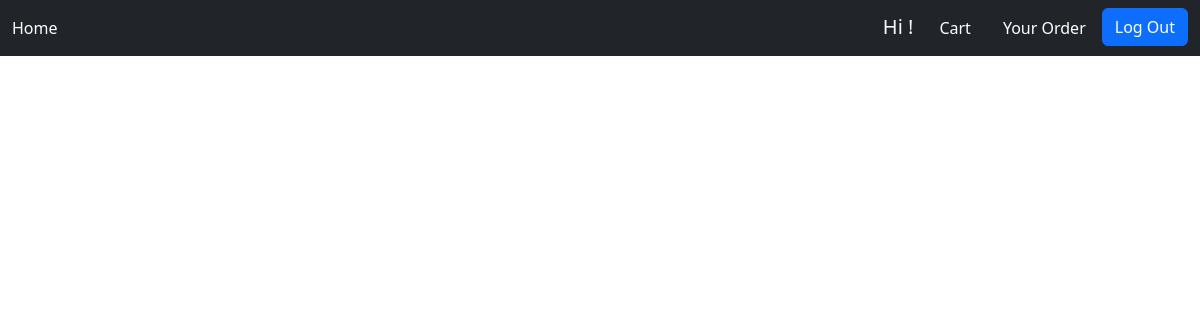
Before: /order/detailOrder/1 (signed in) with the older database file.
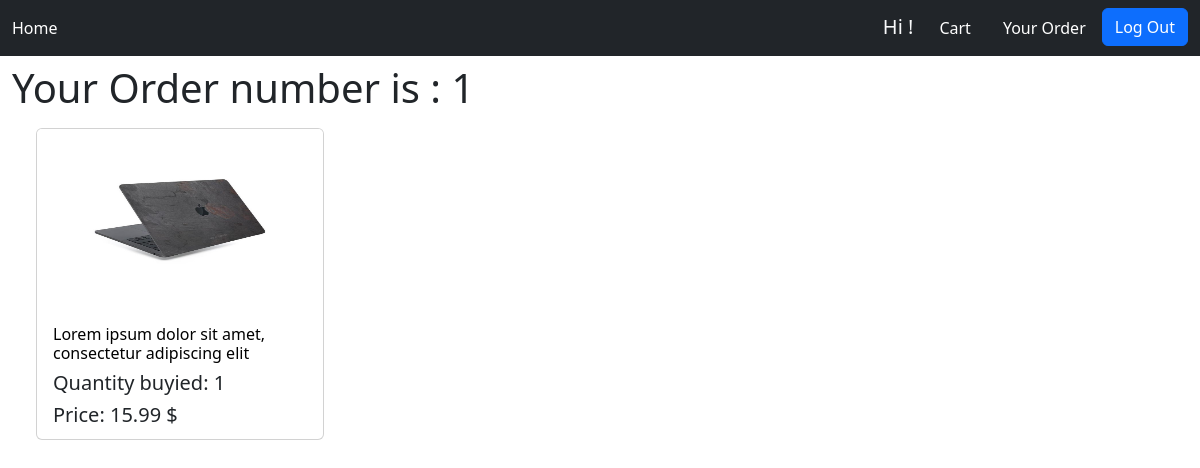
After: the same page with the newer database file.
### order/models.py (models this page shows)
class OrderItem(models.Model):
    item=models.ForeignKey(Item,on_delete=models.CASCADE,null=True)
    order=models.ForeignKey(Order,on_delete=models.CASCADE,null=True)
    quantity=models.CharField(max_length=200,blank=True,default=0)

class Order(models.Model):
    date=models.DateField(default=datetime.date.today())
    phoneNumber=models.CharField(max_length=200, db_index=True, blank=True)
    addressOrder=models.CharField(max_length=200, db_index=True, blank=True)
    userOrder=models.ForeignKey(User,on_delete=models.CASCADE,null=True)
    noteOrder=models.CharField(max_length=200, db_index=True, blank=True)
    totpay=models.FloatField(db_index=True, blank=True,default=0)

### shopOnline/models.py (models this page shows)
class Item(models.Model):
    name = models.CharField(max_length=1200, db_index=True)
    image = models.ImageField(null=True, upload_to='images/', blank=True)
    price = models.FloatField(default=0)
    available = models.BooleanField(default=True)
    description = models.CharField(default="csdc", max_length=10000, db_index=True)
    categories=models.ForeignKey(Categories,on_delete=models.CASCADE,default=None)

### order/views.py (the view)
# urls.py: path('detailOrder/<int:pk>',login_required(orderList.as_view()),name='item_order'),
class orderList(ListView):
    context_object_name = "list_itemsOrder"
    template_name = "detailOrder.html"
    def get_queryset(self, *args, **kwargs):
        pk_list=self.kwargs
        itemList=OrderItem.objects.filter(order=pk_list['pk'])
        print(itemList)
        return itemList

### cart/context_processor.py (called while the page is built)
def cart(request):
    return {'cart':Cart(request)}

### order/templates/detailOrder.html
{% extends 'base.html'%} }
{% load static %}
{% block content %}
{% for b in list_itemsOrder|slice:":1" %}
    <h1> Your Order number is : {{ b.order.pk }}</h1>
{% endfor %}
 {% for a in list_itemsOrder %}
        <div class="card mt-2 ms-4" style="width: 18rem; display: inline-flex;height: 26vw">
         <a href="{% url 'detail_item' a.item.pk%}">
            <img  src={{ MEDIA_URL }}{{ a.item.image }} class="card-img-top" style="height: 15vw" > </a>
  <div class="card-body" style="text-align: left">
      <a href="{% url 'detail_item' a.item.pk%}" class="link-offset-2 link-underline link-underline-opacity-0" style="text-decoration: none;color: black;}"> <h6 class="card-title" style=":hover {color: blue}:visited {color: cornflowerblue}" >{{ a.item.name }}</h6> </a>
      <h5>Quantity buyied: {{ a.quantity }}</h5>
      <h5 style="left: 0">Price: {{ a.item.price }} $</h5>
  </div>
    </div>
     {% endfor %}
{% endblock %}

Changed rows visible on the page:
added OrderItem: order.pk "1", item.image (picture), item.name "Lorem ipsum dolor sit amet, consectetur adipiscing elit", quantity "1", item.price "15.99"
